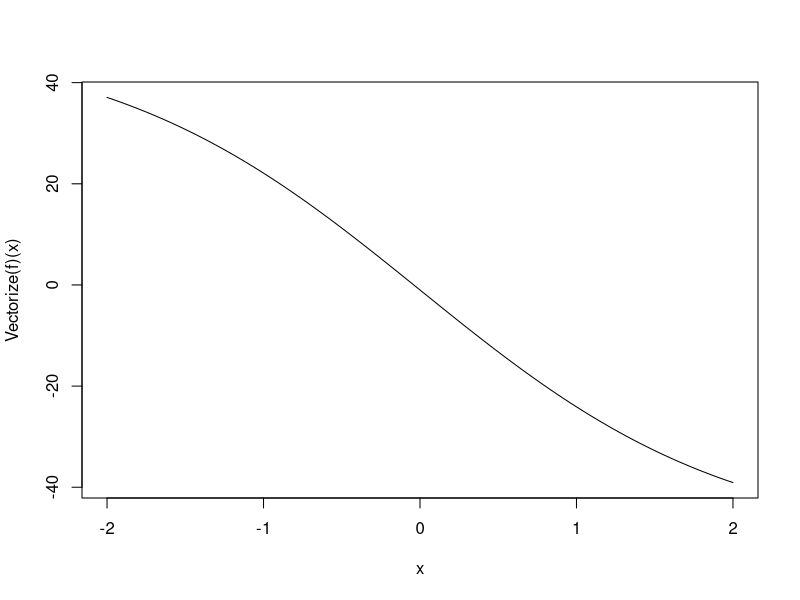

Here is the R script that generated this plot:
N <- 100
x <- runif(N)
y <- sample(0:1, size = N, replace = TRUE)

ind0 <- which(y == 0)
ind1 <- which(y == 1)

f <- function(b0) {
  sum(1 / (1 + exp(b0 + x[ind1]))) - sum(1 / (1 + exp(-(b0 + x[ind0]))))
}
str(xmin <- uniroot(f, c(-20, 20)), tol = sqrt(.Machine$double.eps))

x <- rep(0, N)
str(xmin <- uniroot(f, c(-10, 10)), tol = sqrt(.Machine$double.eps))
log(mean(y) / (1 - mean(y)))


curve(Vectorize(f)(x), from = -2, to = 2)
